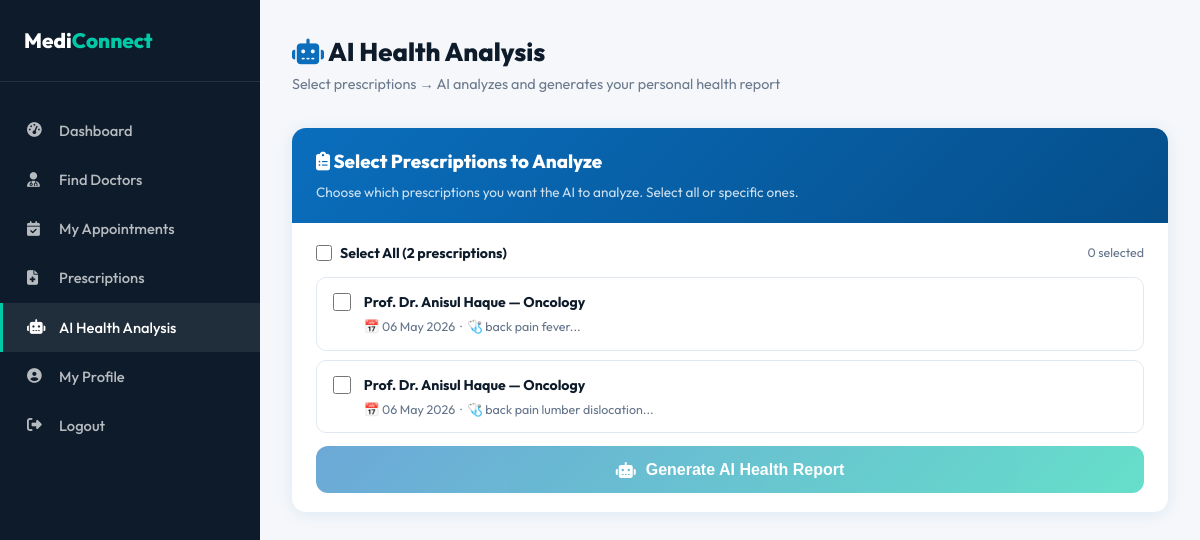
/patient/medical_history_analysis.php (signed in), run on the app's committed database.
### tables this page shows
CREATE TABLE `prescriptions` (
  `id` int(11) NOT NULL,
  `appointment_id` int(11) NOT NULL,
  `patient_id` int(11) NOT NULL,
  `doctor_id` int(11) NOT NULL,
  `diagnosis` text DEFAULT NULL,
  `medicines` text DEFAULT NULL,
  `instructions` text DEFAULT NULL,
  `follow_up_date` date DEFAULT NULL,
  `file_path` varchar(255) DEFAULT NULL,
  `created_at` timestamp NOT NULL DEFAULT current_timestamp()
);

CREATE TABLE `doctors` (
  `id` int(11) NOT NULL,
  `full_name` varchar(100) NOT NULL,
  `email` varchar(100) NOT NULL,
  `password` varchar(255) NOT NULL,
  `phone` varchar(20) DEFAULT NULL,
  `specialization_id` int(11) DEFAULT NULL,
  `hospital_id` int(11) DEFAULT NULL,
  `qualification` varchar(255) DEFAULT NULL,
  `experience_years` int(11) DEFAULT 0,
  `consultation_fee` decimal(10,2) DEFAULT 0.00,
  `bio` text DEFAULT NULL,
  `profile_pic` varchar(255) DEFAULT 'default.png',
  `is_verified` tinyint(1) DEFAULT 0,
  `available_days` varchar(100) DEFAULT 'Mon,Tue,Wed,Thu,Fri',
  `available_time_start` time DEFAULT '09:00:00',
  `available_time_end` time DEFAULT '17:00:00',
  `created_at` timestamp NOT NULL DEFAULT current_timestamp()
);

CREATE TABLE `specializations` (
  `id` int(11) NOT NULL,
  `name` varchar(100) NOT NULL,
  `icon` varchar(50) DEFAULT 'fas fa-stethoscope',
  `description` text DEFAULT NULL
);

### includes/functions.php (called while the page is built, shortened)
<?php
function formatDate($date) {
    return date('d M Y', strtotime($date));
}
?>

### patient/medical_history_analysis.php (the view, shortened to what this page needs)
<?php
require_once '../includes/functions.php';
$pat_id = $_SESSION['patient_id'];
$prescriptions = mysqli_query($conn,
    "SELECT p.*, d.full_name as doc_name, s.name as spec_name
     FROM prescriptions p
     JOIN doctors d ON p.doctor_id = d.id
     LEFT JOIN specializations s ON d.specialization_id = s.id
     WHERE p.patient_id = $pat_id ORDER BY p.created_at DESC");
$presc_count = mysqli_num_rows($prescriptions);
?>
<!DOCTYPE html>
<html lang="en">
<head>
<link rel="stylesheet" href="https://cdnjs.cloudflare.com/ajax/libs/font-awesome/6.4.0/css/all.min.css">
<link rel="stylesheet" href="<?= SITE_URL ?>/css/style.css">
</head>
<body>
<div class="dashboard">
    <nav class="sidebar">
        <div class="sidebar-brand">Medi<span>Connect</span></div>
        <ul class="sidebar-menu">
            <li><a href="dashboard.php"><i class="fas fa-tachometer-alt"></i> Dashboard</a></li>
            <li><a href="../doctors.php"><i class="fas fa-user-md"></i> Find Doctors</a></li>
            <li><a href="appointments.php"><i class="fas fa-calendar-check"></i> My Appointments</a></li>
            <li><a href="prescriptions.php"><i class="fas fa-file-medical"></i> Prescriptions</a></li>
            <li><a href="medical_history_analysis.php" class="active"><i class="fas fa-robot"></i> AI Health Analysis</a></li>
            <li><a href="profile.php"><i class="fas fa-user-circle"></i> My Profile</a></li>
            <li><a href="../logout.php"><i class="fas fa-sign-out-alt"></i> Logout</a></li>
        </ul>
    </nav>
    <main class="dashboard-main">
        <div class="dash-header">
            <div>
                <h1><i class="fas fa-robot" style="color:var(--primary);"></i> AI Health Analysis</h1>
                <p>Select prescriptions → AI analyzes and generates your personal health report</p>
            </div>
        </div>
        <div class="presc-selector no-print">
            <div class="presc-selector-head">
                <h3><i class="fas fa-clipboard-list"></i> Select Prescriptions to Analyze</h3>
                <p>Choose which prescriptions you want the AI to analyze. Select all or specific ones.</p>
            </div>
            <div class="presc-selector-body">
                <?php if ($presc_count === 0): ?>
                <div style="text-align:center;padding:2rem;color:#64748b;">
                    <i class="fas fa-file-medical" style="font-size:2.5rem;margin-bottom:1rem;display:block;color:#cbd5e1;"></i>
                    <h4 style="font-weight:700;margin-bottom:.5rem;">No prescriptions found</h4>
                    <p style="font-size:.88rem;">You need at least one prescription to use AI analysis.</p>
                    <a href="../doctors.php" class="btn btn-primary btn-sm" style="margin-top:1rem;">Book Appointment</a>
                </div>
                <?php else: ?>
                <div style="display:flex;justify-content:space-between;align-items:center;margin-bottom:.8rem;">
                    <label style="display:flex;align-items:center;gap:.5rem;cursor:pointer;font-weight:700;font-size:.88rem;">
                        <input type="checkbox" id="selectAll" style="width:16px;height:16px;accent-color:var(--primary);" onchange="toggleAll(this)">
                        Select All (<?= $presc_count ?> prescriptions)
                    </label>
                    <span style="font-size:.78rem;color:#64748b;" id="selectedCount">0 selected</span>
                </div>
                <div id="prescList">
                    <?php mysqli_data_seek($prescriptions, 0); while ($p = mysqli_fetch_assoc($prescriptions)): ?>
                    <label class="presc-check-item" id="label-<?= $p['id'] ?>">
                        <input type="checkbox" class="presc-checkbox" value="<?= $p['id'] ?>"
                               onchange="updateCount(); toggleChecked(this)">
                        <div class="presc-item-info">
                            <h5><?= htmlspecialchars($p['doc_name']) ?> — <?= htmlspecialchars($p['spec_name'] ?? '') ?></h5>
                            <div class="sub">
                                📅 <?= formatDate($p['created_at']) ?>
                                &nbsp;·&nbsp;
                                🩺 <?= htmlspecialchars(substr($p['diagnosis'] ?? 'N/A', 0, 60)) ?>...
                            </div>
                        </div>
                    </label>
                    <?php endwhile; ?>
                </div>
                <button class="analyze-btn" id="analyzeBtn" onclick="startAnalysis()" disabled>
                    <i class="fas fa-robot"></i> Generate AI Health Report
                </button>
                <?php endif; ?>
            </div>
        </div>
    </main>
</div>
</body>
</html>

### css/style.css (style rules this page uses)
:root { --primary: #0A6EBD; --primary-dark: #054E8A; --primary-light: #E8F4FF; --secondary: #00C9A7; --accent: #FF6B35; --dark: #0D1B2A; --gray-dark: #2C3E50; --gray: #6B7A8D; --gray-light: #F0F4F8; --white: #FFFFFF; --danger: #E74C3C; --success: #27AE60; --warning: #F39C12; --shadow: 0 4px 24px rgba(10,110,189,0.10); --shadow-lg: 0 8px 40px rgba(10,110,189,0.18); --radius: 14px; --radius-sm: 8px; }
* { margin: 0; padding: 0; box-sizing: border-box; }
body { font-family: 'Outfit', sans-serif; color: var(--dark); background: var(--white); line-height: 1.6; }
.dashboard { display: flex; min-height: 100vh; }
.sidebar { width: 260px; background: var(--dark); padding: 1.5rem 0; position: sticky; top: 0; height: 100vh; overflow-y: auto; flex-shrink: 0; }
.sidebar .sidebar-brand { padding: 0 1.5rem 1.5rem; border-bottom: 1px solid rgba(255,255,255,0.1); margin-bottom: 1.5rem; font-size: 1.3rem; font-weight: 800; color: white; }
.sidebar .sidebar-brand span { color: var(--secondary); }
.sidebar-menu { list-style: none; }
.sidebar-menu a { display: flex; align-items: center; gap: 12px; padding: 0.8rem 1.5rem; color: rgba(255,255,255,0.7); text-decoration: none; font-weight: 500; font-size: 0.92rem; transition: all 0.2s; border-left: 3px solid transparent; }
.sidebar-menu a:hover, .sidebar-menu a.active { color: white; background: rgba(255,255,255,0.08); border-left-color: var(--secondary); }
.sidebar-menu a i { width: 20px; }
.dashboard-main { flex: 1; background: #F5F7FA; padding: 2rem; overflow-y: auto; }
.dash-header { display: flex; align-items: center; justify-content: space-between; margin-bottom: 2rem; }
.dash-header h1 { font-size: 1.6rem; font-weight: 800; }
.dash-header p { color: var(--gray); font-size: 0.9rem; }

### patient/medical_history_analysis.php (style rules this page uses)
.presc-selector { background: white; border-radius: 14px; box-shadow: 0 2px 16px rgba(10,110,189,.1); overflow: hidden; margin-bottom: 1.5rem; }
.presc-selector-head { background: linear-gradient(135deg, #0A6EBD, #054E8A); color: white; padding: 1.2rem 1.5rem; }
.presc-selector-head h3 { font-weight: 800; margin: 0 0 .3rem; }
.presc-selector-head p { font-size: .85rem; opacity: .8; margin: 0; }
.presc-selector-body { padding: 1.2rem 1.5rem; }
.presc-check-item { display: flex; align-items: flex-start; gap: .8rem; padding: .8rem 1rem; border: 1.5px solid #e2e8f0; border-radius: 10px; margin-bottom: .6rem; cursor: pointer; transition: all .2s; }
.presc-check-item input[type="checkbox"] { width: 18px; height: 18px; accent-color: var(--primary); flex-shrink: 0; margin-top: 2px; cursor: pointer; }
.presc-item-info h5 { font-weight: 700; font-size: .88rem; margin: 0 0 .2rem; }
.presc-item-info .sub { font-size: .78rem; color: #64748b; }
.analyze-btn { width: 100%; padding: .9rem; font-size: 1rem; font-weight: 700; border-radius: 12px; background: linear-gradient(135deg, #0A6EBD, #00C9A7); color: white; border: none; cursor: pointer; display: flex; align-items: center; justify-content: center; gap: 10px; transition: all .25s; margin-top: .8rem; }
.analyze-btn:disabled { opacity: .6; cursor: not-allowed; transform: none; }

### data on the page
prescriptions: doctor.full_name "Prof. Dr. Anisul Haque", specializations.name "Oncology", created_at "06 May 2026", diagnosis "back pain fever"
prescriptions: doctor.full_name "Prof. Dr. Anisul Haque", specializations.name "Oncology", created_at "06 May 2026", diagnosis "back pain lumber dislocation"

### other printed values
$presc_count "2"
